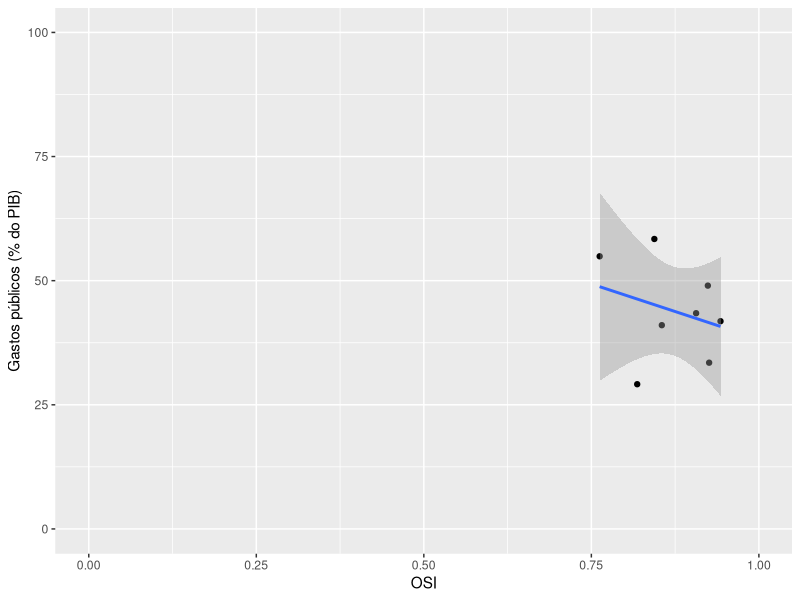

The R script that drew this image:
library(tidyverse)
library(readxl)

egdi <- read.csv('EGOV_DATA_2024.csv') %>% 
    select(Country.Name, Online.Service.Index) %>%
    arrange(Country.Name)

gastos_publicos <- read_excel('imf_government_expenditure.xls') %>% 
    arrange(Country)

setdiff(gastos_publicos$Country, egdi$Country.Name)

gastos_publicos <- gastos_publicos %>% 
    mutate(Country = case_when(
        Country == 'Vietnam' ~ 'Viet Nam',
        Country == 'Georgia' ~ 'Georgia (Country)',
        Country == 'China, People\'s Republic of' ~ 'China',
        Country == 'China, People\'s Republic of' ~ 'China',
        Country == 'Republic of Congo' ~ 'Congo',
        Country == 'Türkiye, Republic of' ~ 'Türkiye',
        Country == "Micronesia, Fed. States of" ~ "Micronesia (Federated States of)",
        Country == "United States" ~ "United States of America",
        Country == "United Kingdom" ~ "United Kingdom of Great Britain and Northern Ireland",
        Country == "Tanzania" ~ "United Republic of Tanzania",
        Country == "Slovak Republic" ~ "Slovakia",
        Country == "Moldova" ~ "Republic of Moldova",
        Country == "Kyrgyz Republic" ~ "Kyrgyzstan",
        Country == "Korea, Republic of" ~ "Republic of Korea",
        Country == "Iran" ~ "Iran (Islamic Republic of)",
        TRUE ~ Country
    ))

setdiff(gastos_publicos$Country, egdi$Country.Name)

gastos_publicos <- gastos_publicos %>%
    filter(Country %in% egdi$Country.Name)

egdi <- egdi %>%
    filter(Country.Name %in% gastos_publicos$Country)

df <- data.frame(
    egdi = egdi$Online.Service.Index,
    gastos_publicos = gastos_publicos$Percentage
)

ggplot(df, aes(egdi, gastos_publicos)) +
    geom_point() +
    geom_smooth(method = 'lm') +
    coord_cartesian(ylim = c(0, 100), xlim = c(0, 1)) +
    labs(
        x = 'OSI',
        y = 'Gastos públicos (% do PIB)'
    )
